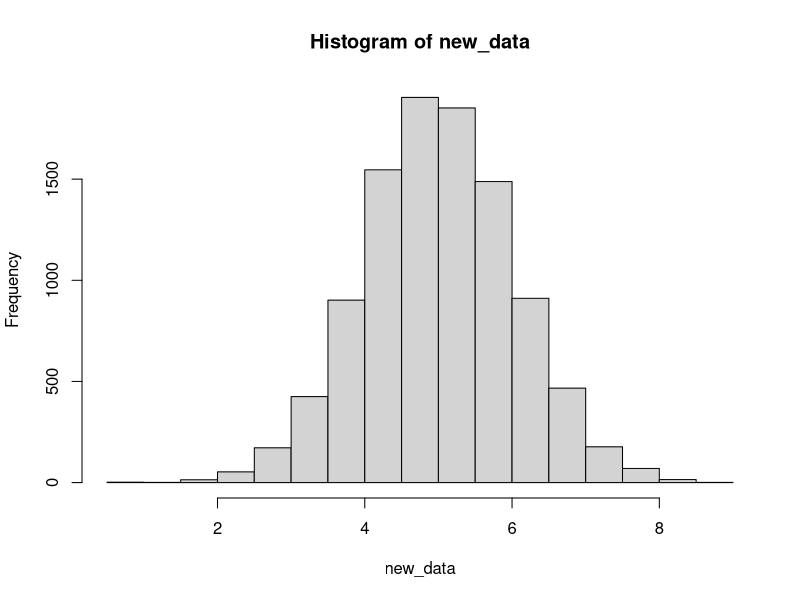

Generate this figure with R:
## ---- chunk 1

(33.9 - mean(mtcars$mpg)) / sd(mtcars$mpg)

## ---- chunk 2

mean_mpg<-mean(mtcars$mpg)
sd_mpg<-sd(mtcars$mpg)
z= ((33.9-mean_mpg)/sd(mtcars$mpg))
z
## ---- chunk 3
# Here we are simply finding the probability given the z-score calculated above. 
pnorm(z)
#This is the probability that we'll find a value above the x-value. 
1-pnorm(z)
#This is referring to the data itself so that we don't have to calculate the mean and sd separately. 
pnorm(33.9, mean(mtcars$mpg), sd(mtcars$mpg)) 
## ---- chunk 4
new_data<-rnorm(10000, 5, 1)
hist(new_data)
